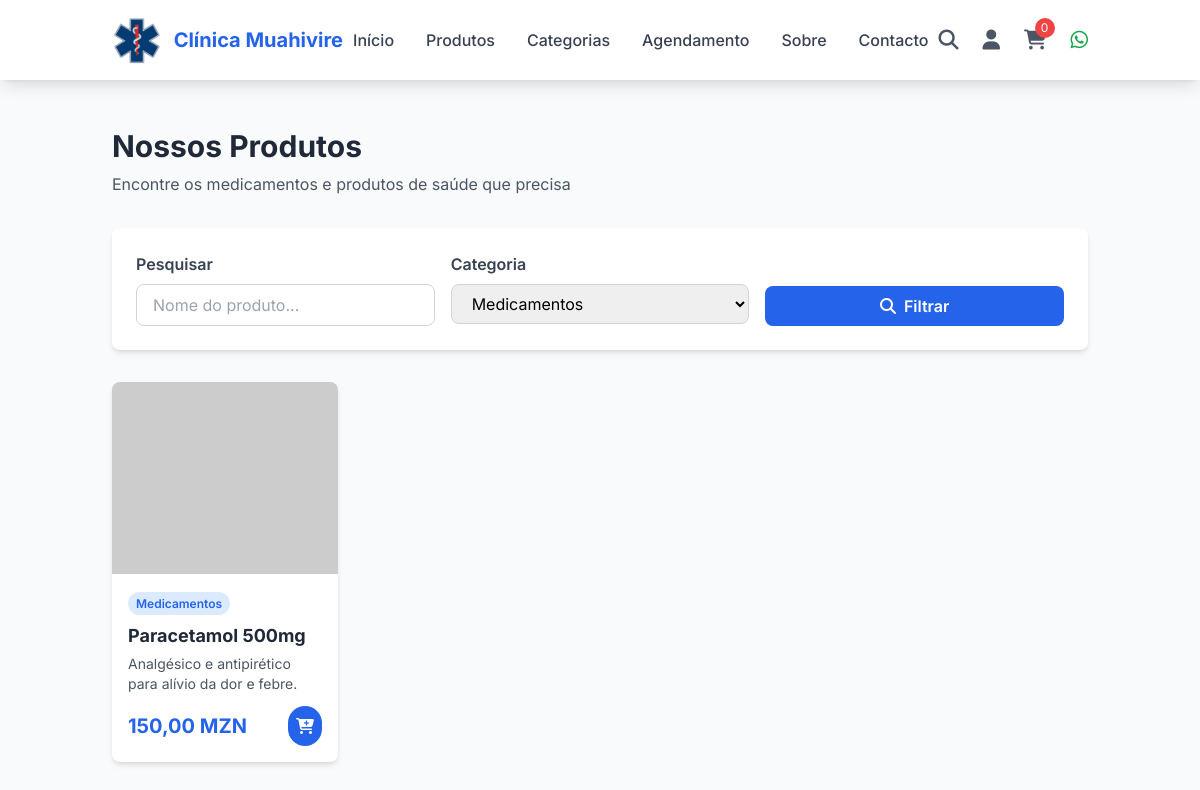
Screenshot of /produtos.php?category=1 with the database file from the repository.
### tables this page shows
CREATE TABLE `products` (
  `id` int(11) NOT NULL AUTO_INCREMENT,
  `name` varchar(255) NOT NULL,
  `description` text NOT NULL,
  `price` decimal(10,2) NOT NULL,
  `image_url` varchar(255) NOT NULL,
  `category_id` int(11) DEFAULT NULL,
  `is_featured` tinyint(1) NOT NULL DEFAULT 0,
  PRIMARY KEY (`id`),
  KEY `category_id` (`category_id`),
  CONSTRAINT `products_ibfk_1` FOREIGN KEY (`category_id`) REFERENCES `categories` (`id`)
);

CREATE TABLE `categories` (
  `id` int(11) NOT NULL AUTO_INCREMENT,
  `name` varchar(255) NOT NULL,
  `icon_class` varchar(255) NOT NULL,
  `color_class` varchar(255) NOT NULL,
  PRIMARY KEY (`id`)
);

### produtos.php (the view, shortened to what this page needs)
<?php
include 'db_config.php';
include 'header.php';
$category_filter = isset($_GET['category']) ? $_GET['category'] : '';
$search_term = isset($_GET['search']) ? $_GET['search'] : '';
$sql = "SELECT p.*, c.name as category_name FROM products p
        LEFT JOIN categories c ON p.category_id = c.id
        WHERE 1=1";
if (!empty($category_filter)) {
    $sql .= " AND p.category_id = '$category_filter'";
}
$sql .= " ORDER BY p.name";
$result = $conn->query($sql);
?>
<main class="py-12 bg-gray-50 min-h-screen">
    <div class="container mx-auto px-6">
        <h1 class="text-3xl font-bold text-gray-800 mb-2">Nossos Produtos</h1>
        <p class="text-gray-600 mb-8">Encontre os medicamentos e produtos de saúde que precisa</p>
        <div class="bg-white rounded-lg shadow-md p-6 mb-8">
            <form method="GET" class="grid grid-cols-1 md:grid-cols-3 gap-4">
                <div>
                    <label class="block text-gray-700 font-semibold mb-2">Pesquisar</label>
                    <input type="text" name="search" value="<?php echo htmlspecialchars($search_term); ?>"
                           placeholder="Nome do produto..."
                           class="w-full px-4 py-2 border border-gray-300 rounded-lg focus:outline-none focus:ring-2 focus:ring-blue-500">
                </div>
                <div>
                    <label class="block text-gray-700 font-semibold mb-2">Categoria</label>
                    <select name="category" class="w-full px-4 py-2 border border-gray-300 rounded-lg focus:outline-none focus:ring-2 focus:ring-blue-500">
                        <?php
                        $categories_result = $conn->query("SELECT * FROM categories");
                        while ($category = $categories_result->fetch_assoc()) {
                            $selected = ($category_filter == $category['id']) ? 'selected' : '';
                            echo "<option value='{$category['id']}' $selected>{$category['name']}</option>";
                        }
                        ?>
                    </select>
                </div>
                <div class="flex items-end">
                    <button type="submit" class="w-full bg-blue-600 text-white py-2 px-6 rounded-lg font-semibold hover:bg-blue-700 transition duration-300">
                        <i class="fas fa-search mr-2"></i>Filtrar
                    </button>
                </div>
            </form>
        </div>
        <div class="grid grid-cols-1 sm:grid-cols-2 md:grid-cols-3 lg:grid-cols-4 gap-6">
            <?php if ($result->num_rows > 0): ?>
                <?php while($product = $result->fetch_assoc()): ?>
                    <div class="bg-white rounded-lg shadow-md overflow-hidden transform hover:-translate-y-2 transition-all duration-300">
                        <a href="produto.php?id=<?php echo $product['id']; ?>">
                            <img src="<?php echo htmlspecialchars($product['image_url']); ?>"
                                 alt="<?php echo htmlspecialchars($product['name']); ?>"
                                 class="w-full h-48 object-cover hover:scale-105 transition duration-300">
                        </a>
                        <div class="p-4">
                            <span class="text-xs font-semibold text-blue-600 bg-blue-100 py-1 px-2 rounded-full">
                                <?php echo htmlspecialchars($product['category_name']); ?>
                            </span>
                            <h3 class="font-bold text-lg text-gray-800 mt-2 mb-1">
                                <a href="produto.php?id=<?php echo $product['id']; ?>" class="hover:text-blue-600 transition duration-300">
                                    <?php echo htmlspecialchars($product['name']); ?>
                                </a>
                            </h3>
                            <p class="text-gray-600 text-sm mb-3 line-clamp-2"><?php echo htmlspecialchars($product['description']); ?></p>
                            <div class="flex justify-between items-center">
                                <span class="text-xl font-bold text-blue-600"><?php echo number_format($product['price'], 2, ',', '.'); ?> MZN</span>
                                <button class="bg-blue-600 text-white p-2 rounded-full hover:bg-blue-700 transition duration-300 add-to-cart"
                                        data-product-id="<?php echo $product['id']; ?>">
                                    <i class="fas fa-cart-plus"></i>
                                </button>
                            </div>
                        </div>
                    </div>
                <?php endwhile; ?>
            <?php endif; ?>
        </div>
    </div>
</main>
<?php
include 'footer.php';
?>

### header.php (style rules this page uses)
body { font-family: 'Inter', sans-serif; }

### rows the page displays
products: category.name "Medicamentos", name "Paracetamol 500mg", description "Analgésico e antipirético para alívio da dor e febre.", price "150,00"

### other values shown
form field category "Medicamentos"
